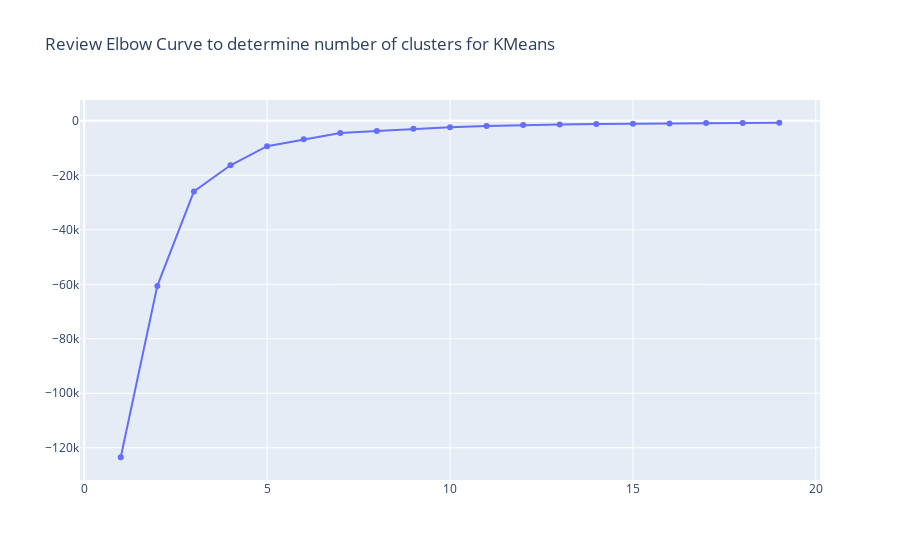

Notebook code cell kept with this figure:
### Code cell
data = [go.Scatter(y=score,x=list(Nc))]
layout = {'title':'Review Elbow Curve to determine number of clusters for KMeans'}
iplot({'data':data,'layout':layout})

### Figure 1 — Plotly figure (JSON) as saved in the notebook; plotly's stock layout.template omitted (floating-point values rounded to 4 significant figures)
{"data": [{"type": "scatter", "x": [1, 2, 3, 4, 5, 6, 7, 8, 9, 10, 11, 12, 13, 14, 15, 16, 17, 18, 19], "y": [-123500.0, -60590.0, -25920.0, -16310.0, -9303.0, -6742.0, -4449.0, -3693.0, -2887.0, -2297.0, -1898.0, -1498.0, -1311.0, -1170.0, -1028.0, -938.6, -817.0, -781.4, -690.1]}], "layout": {"title": {"text": "Review Elbow Curve to determine number of clusters for KMeans"}}}
